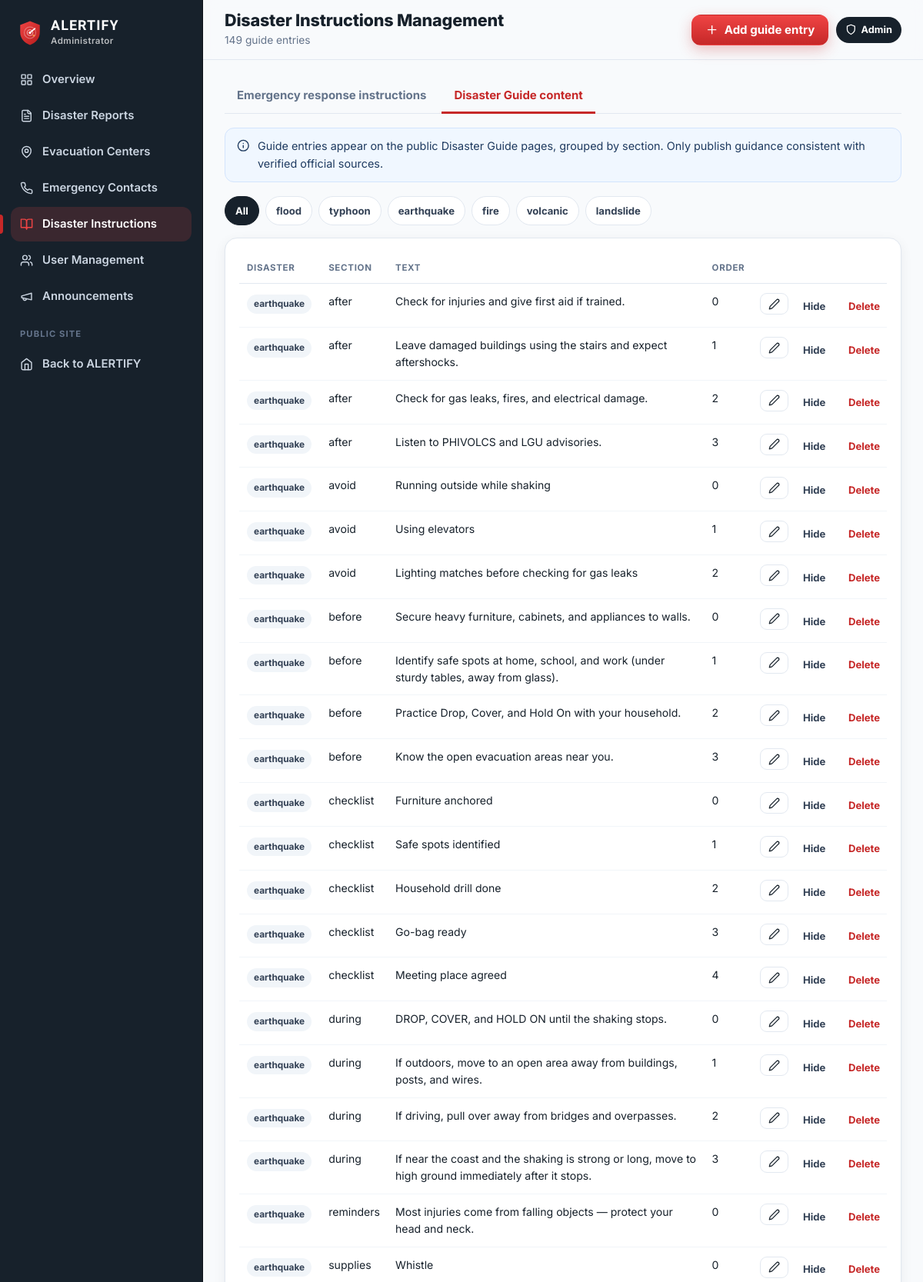
The page /admin/instructions?context=guide (signed in, upper part) on the database its author committed.
### models.py (models this page shows)
class DisasterCategory(db.Model):
    __tablename__ = "disaster_categories"
    id = db.Column(db.Integer, primary_key=True)
    code = db.Column(db.String(30), unique=True, nullable=False)
    name = db.Column(db.String(60), nullable=False)
    icon = db.Column(db.String(10))
    description = db.Column(db.String(255))
    sort_order = db.Column(db.Integer, default=0)
    active = db.Column(db.Boolean, default=True)

class DisasterInstruction(db.Model):
    __tablename__ = "disaster_instructions"
    id = db.Column(db.Integer, primary_key=True)
    disaster = db.Column(db.String(30), nullable=False, index=True)  # category code or 'general'
    context = db.Column(db.String(12), nullable=False, default="response")
    section = db.Column(db.String(20), nullable=False)
    condition = db.Column(db.String(40), default="base")
    text = db.Column(db.Text, nullable=False)
    priority = db.Column(db.Integer, default=50)  # lower shows first
    source = db.Column(db.String(160))
    active = db.Column(db.Boolean, default=True)
    updated_at = db.Column(db.DateTime, default=utcnow, onupdate=utcnow)

### app.py (the view)
@app.route("/admin/instructions")
@admin_required
def admin_instructions():
    ctx = request.args.get("context", "response")
    dis = request.args.get("disaster", "")
    qry = DisasterInstruction.query.filter_by(context=ctx)
    if dis:
        qry = qry.filter_by(disaster=dis)
    rows = qry.order_by(DisasterInstruction.disaster, DisasterInstruction.section,
                        DisasterInstruction.priority).all()
    return render_template("admin/instructions.html", rows=rows, ctx=ctx, dis=dis)

### app.py (called while the page is built, shortened)
@login_manager.user_loader
def load_user(uid):
    return db.session.get(User, int(uid))

def csrf_token():
    if "csrf" not in session:
        session["csrf"] = secrets.token_urlsafe(32)
    return session["csrf"]

@app.before_request
def csrf_protect():
    session.permanent = True

@app.after_request
def security_headers(resp):
    resp.headers.setdefault("X-Content-Type-Options", "nosniff")
    resp.headers.setdefault("X-Frame-Options", "SAMEORIGIN")
    resp.headers.setdefault("Referrer-Policy", "strict-origin-when-cross-origin")
    resp.headers.setdefault("Permissions-Policy", "geolocation=(self)")
    return resp

def admin_required(fn):
    @wraps(fn)
    @login_required
    def wrapper(*a, **kw):
        if not current_user.is_admin:
            abort(403)
        return fn(*a, **kw)
    return wrapper

def visible_notifications(limit=None):
    now = utcnow()
    qry = Notification.query.filter(Notification.active.is_(True),
                                    or_(Notification.expires_at.is_(None), Notification.expires_at > now))
    if current_user.is_authenticated and current_user.barangay:
        qry = qry.filter(or_(Notification.barangay.is_(None), Notification.barangay == "",
                             Notification.barangay == current_user.barangay))
    qry = qry.order_by(Notification.created_at.desc())
    return qry.limit(limit).all() if limit else qry.all()

def unread_ids(notes):
    ids = [n.id for n in notes]
    if not ids:
        return set()
    if current_user.is_authenticated:
        read = {r.notification_id for r in NotificationRead.query.filter(
            NotificationRead.user_id == current_user.id, NotificationRead.notification_id.in_(ids))}
        return set(ids) - read
    seen = session.get("notif_seen", 0)
    return {n.id for n in notes if n.id > seen}

@app.context_processor
def inject_globals():
    notes = visible_notifications(limit=8)
    return {
        "categories": DisasterCategory.query.filter_by(active=True).order_by(DisasterCategory.sort_order).all(),
        "primary_contacts": EmergencyContact.query.filter_by(active=True, is_primary=True)
        .order_by(EmergencyContact.sort_order).all(),
        "nav_notifications": notes,
        "nav_unread": unread_ids(notes),
        "severity_labels": engine.SEVERITY_LABELS,
    }

### models.py (called while the page is built)
def utcnow():
    return datetime.now(timezone.utc).replace(tzinfo=None)

    @property
    def is_admin(self):
        return self.admin_account is not None and self.admin_account.active

### templates/admin/instructions.html (shortened to what this page needs)
{% extends "admin/layout.html" %}
{% block page_title %}Disaster Instructions Management{% endblock %}
{% block page_sub %}<p>{{ rows|length }} {{ 'response instructions' if ctx == 'response' else 'guide entries' }}</p>{% endblock %}
{% block actions %}<a class="btn btn-red" href="{{ url_for('admin_instruction_form', context=ctx) }}">{{ icon('plus') }} Add {{ 'instruction' if ctx == 'response' else 'guide entry' }}</a>{% endblock %}
{% block content %}
<div class="tabs">
  <a class="tab {{ 'active' if ctx == 'response' }}" href="{{ url_for('admin_instructions', context='response') }}">Emergency response instructions</a>
  <a class="tab {{ 'active' if ctx == 'guide' }}" href="{{ url_for('admin_instructions', context='guide') }}">Disaster Guide content</a>
</div>
<div class="note note-info">{{ icon('info') }} <span>
  {% if ctx == 'response' %}Response instructions are chosen by the assessment engine. <b>Condition</b> decides when a line appears: <code>base</code> = always for that disaster; other values (e.g. <code>flood.rising</code>, <code>trapped</code>) appear only when the resident's answers trigger them. Disaster <code>general</code> applies to every report.
  {% else %}Guide entries appear on the public Disaster Guide pages, grouped by section.{% endif %}
  Only publish guidance consistent with verified official sources.</span></div>
<div class="chips mb">
  <a class="chip-btn {{ 'active' if not dis }}" href="{{ url_for('admin_instructions', context=ctx) }}">All</a>
  {% for d in (['general'] if ctx == 'response' else []) + categories|map(attribute='code')|list %}
    {% if not (ctx == 'guide' and d == 'other') %}<a class="chip-btn {{ 'active' if dis == d }}" href="{{ url_for('admin_instructions', context=ctx, disaster=d) }}">{{ d }}</a>{% endif %}
  {% endfor %}
</div>
<section class="card">
<div class="table-wrap">
<table class="table">
  <thead><tr><th>Disaster</th><th>Section</th>{% if ctx == 'response' %}<th>Condition</th>{% endif %}<th>Text</th><th>Order</th><th></th></tr></thead>
  <tbody>
  {% for r in rows %}
    <tr class="{{ 'row-muted' if not r.active }}">
      <td><span class="tag">{{ r.disaster }}</span></td>
      <td>{{ r.section }}</td>
      <td class="wide">{{ r.text }}{% if not r.active %} <span class="tag">hidden</span>{% endif %}</td>
      <td>{{ r.priority }}</td>
      <td class="nowrap">
        <a class="btn btn-sm btn-outline" href="{{ url_for('admin_instruction_form', iid=r.id) }}">{{ icon('edit') }}</a>
        <form method="post" action="{{ url_for('admin_instruction_action', iid=r.id, action='toggle') }}" class="inline"><input type="hidden" name="csrf_token" value="{{ csrf_token() }}"><button class="btn btn-sm btn-ghost">{{ 'Hide' if r.active else 'Show' }}</button></form>
        <form method="post" action="{{ url_for('admin_instruction_action', iid=r.id, action='delete') }}" class="inline" data-confirm="Delete this instruction?"><input type="hidden" name="csrf_token" value="{{ csrf_token() }}"><button class="btn btn-sm btn-ghost danger">Delete</button></form>
      </td>
    </tr>
  {% endfor %}
  </tbody>
</table>
</div>
</section>
{% endblock %}

### static/css/style.css (style rules this page uses)
:root { --red: #C62828; --red-2: #EF4444; --red-dark: #8E1B1B; --red-50: #FEF2F2; --red-100: #FDE2E2; --orange: #FF8C42; --bg: #F8FAFC; --ink: #17212B; --ink-2: #334155; --muted: #64748B; --line: #E2E8F0; --card: #FFFFFF; --green: #16A34A; --green-50: #ECFDF3; --amber: #F59E0B; --amber-50: #FFFBEB; --blue: #2563EB; --radius: 16px; --radius-sm: 10px; --shadow: 0 1px 2px rgba(23, 33, 43, .04), 0 4px 16px rgba(23, 33, 43, .06); --shadow-lg: 0 10px 40px rgba(23, 33, 43, .14); --side-w: 264px; --font: 'Inter', system-ui, -apple-system, 'Segoe UI', Roboto, sans-serif; --display: 'Archivo Black', 'Inter', system-ui, sans-serif; }
*, *::before, *::after { box-sizing: border-box; }
html { -webkit-text-size-adjust: 100%; scroll-behavior: smooth; }
body { margin: 0; font-family: var(--font); color: var(--ink); background: var(--bg); line-height: 1.55; font-size: 15px; }
img, svg { max-width: 100%; }
a { color: inherit; }
p { margin: 0 0 .75em; }
button, input, select, textarea { font: inherit; color: inherit; }
.ic { width: 1.15em; height: 1.15em; flex: none; vertical-align: -0.2em; }
.mb { margin-bottom: 1rem; }
.nowrap { white-space: nowrap; }
.inline { display: inline; }
.btn { display: inline-flex; align-items: center; justify-content: center; gap: .5em; padding: .66em 1.1em; border-radius: 12px; border: 1px solid transparent; font-weight: 700; font-size: .94rem; text-decoration: none; cursor: pointer; transition: transform .15s ease, box-shadow .2s ease, background .2s ease, border-color .2s; white-space: nowrap; position: relative; line-height: 1.2; }
.btn-red { background: linear-gradient(180deg, var(--red-2), var(--red)); color: #fff; box-shadow: 0 6px 18px rgba(198, 40, 40, .28); }
.btn-outline { background: #fff; border-color: var(--line); color: var(--ink); }
.btn-ghost { background: transparent; color: var(--ink-2); }
.btn-ghost.danger { color: var(--red); }
.btn-sm { padding: .42em .75em; font-size: .82rem; border-radius: 9px; }
.sidebar-admin .side-nav a.active .ic { color: var(--red-2); }
.topbar-title p { margin: 2px 0 0; color: var(--muted); font-size: .86rem; }
.note { display: block; position: relative; padding: 12px 16px 12px 42px; border-radius: 12px; margin-bottom: 18px; font-size: .9rem; border: 1px solid; }
.note > .ic { position: absolute; left: 15px; top: 14px; }
.note-info { background: #F0F7FF; border-color: #D3E4FD; color: #1E3A5F; }
.card { background: var(--card); border: 1px solid var(--line); border-radius: var(--radius); padding: 20px 22px; box-shadow: var(--shadow); margin-bottom: 20px; }
.chips { display: flex; gap: 8px; flex-wrap: wrap; }
.chip-btn { border: 1px solid var(--line); background: #fff; padding: 8px 13px; border-radius: 999px; font-weight: 700; font-size: .82rem; cursor: pointer; color: var(--ink-2); text-decoration: none; }
.chip-btn.active { background: var(--ink); color: #fff; border-color: var(--ink); }
.tabs { display: flex; gap: 4px; border-bottom: 1px solid var(--line); margin-bottom: 18px; }
.tab { padding: 10px 16px; text-decoration: none; font-weight: 700; color: var(--muted); border-bottom: 3px solid transparent; margin-bottom: -1px; }
.tab.active { color: var(--red); border-color: var(--red); }
.tag { display: inline-flex; align-items: center; gap: 4px; padding: 3px 9px; border-radius: 999px; background: #F1F5F9; color: var(--ink-2); font-size: .74rem; font-weight: 700; margin: 2px 2px 2px 0; }
.table-wrap { overflow-x: auto; margin: 0 -4px; }
.table { width: 100%; border-collapse: collapse; font-size: .88rem; }
.table th { text-align: left; font-size: .72rem; text-transform: uppercase; letter-spacing: .06em; color: var(--muted); padding: 10px 10px; border-bottom: 1px solid var(--line); white-space: nowrap; }
.table td { padding: 12px 10px; border-bottom: 1px solid #F1F5F9; vertical-align: top; }
.table td.wide { min-width: 320px; }
.table .inline + .inline, .table .btn + .inline { margin-left: 4px; }

### rows shown on the page
DisasterCategory: code "flood"
DisasterCategory: code "typhoon"
DisasterCategory: code "earthquake"
DisasterCategory: code "fire"
DisasterCategory: code "volcanic"
DisasterCategory: code "landslide"
DisasterInstruction: disaster "earthquake", section "after", text "Check for injuries and give first aid if trained.", priority "0", active "Hide"
DisasterInstruction: disaster "earthquake", section "after", text "Leave damaged buildings using the stairs and expect aftershocks.", priority "1", active "Hide"
DisasterInstruction: disaster "earthquake", section "after", text "Check for gas leaks, fires, and electrical damage.", priority "2", active "Hide"
DisasterInstruction: disaster "earthquake", section "after", text "Listen to PHIVOLCS and LGU advisories.", priority "3", active "Hide"
DisasterInstruction: disaster "earthquake", section "avoid", text "Running outside while shaking", priority "0", active "Hide"
DisasterInstruction: disaster "earthquake", section "avoid", text "Using elevators", priority "1", active "Hide"
DisasterInstruction: disaster "earthquake", section "avoid", text "Lighting matches before checking for gas leaks", priority "2", active "Hide"
DisasterInstruction: disaster "earthquake", section "before", text "Secure heavy furniture, cabinets, and appliances to walls.", priority "0", active "Hide"
DisasterInstruction: disaster "earthquake", section "before", text "Identify safe spots at home, school, and work (under sturdy tables, away from glass).", priority "1", active "Hide"
DisasterInstruction: disaster "earthquake", section "before", text "Practice Drop, Cover, and Hold On with your household.", priority "2", active "Hide"
DisasterInstruction: disaster "earthquake", section "before", text "Know the open evacuation areas near you.", priority "3", active "Hide"
DisasterInstruction: disaster "earthquake", section "checklist", text "Furniture anchored", priority "0", active "Hide"
DisasterInstruction: disaster "earthquake", section "checklist", text "Safe spots identified", priority "1", active "Hide"
DisasterInstruction: disaster "earthquake", section "checklist", text "Household drill done", priority "2", active "Hide"
DisasterInstruction: disaster "earthquake", section "checklist", text "Go-bag ready", priority "3", active "Hide"
DisasterInstruction: disaster "earthquake", section "checklist", text "Meeting place agreed", priority "4", active "Hide"
DisasterInstruction: disaster "earthquake", section "during", text "DROP, COVER, and HOLD ON until the shaking stops.", priority "0", active "Hide"
DisasterInstruction: disaster "earthquake", section "during", text "If outdoors, move to an open area away from buildings, posts, and wires.", priority "1", active "Hide"
DisasterInstruction: disaster "earthquake", section "during", text "If driving, pull over away from bridges and overpasses.", priority "2", active "Hide"
DisasterInstruction: disaster "earthquake", section "during", text "If near the coast and the shaking is strong or long, move to high ground immediately after it stops.", priority "3", active "Hide"
DisasterInstruction: disaster "earthquake", section "reminders", text "Most injuries come from falling objects — protect your head and neck.", priority "0", active "Hide"
DisasterInstruction: disaster "earthquake", section "supplies", text "Whistle", priority "0", active "Hide"

### other values the page prints
{{ label }} "Overview" "Disaster Reports" "Evacuation Centers" "Emergency Contacts" "Disaster Instructions" "User Management" "Announcements"
{{ rows|length }} "149"
{{ 'response instructions' if ctx == 'response' else 'guide entries' }} "guide entries"
{{ 'instruction' if ctx == 'response' else 'guide entry' }} "guide entry"
